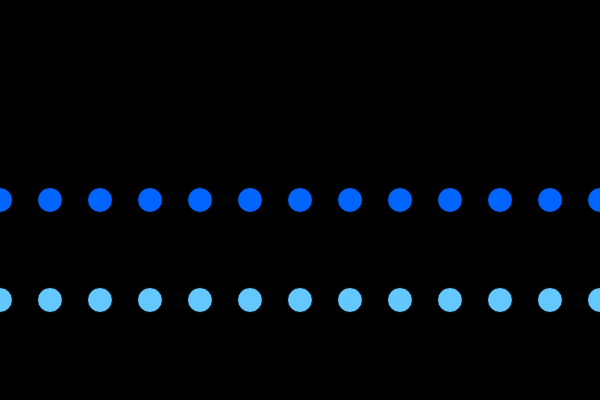
Frame 1 (no input)
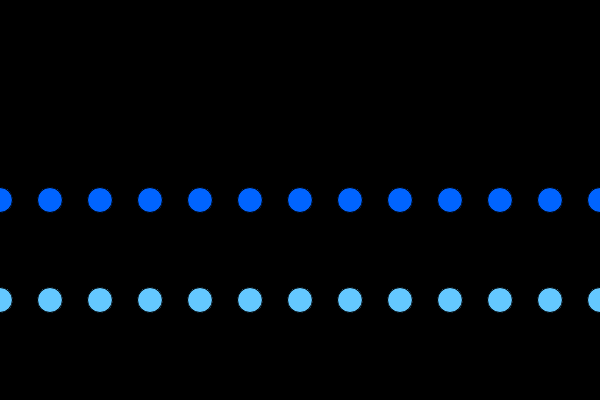
Frame 60 (no input)
Frame 120 (the mouse pressed at the canvas centre since frame 60): identical to frame 60, image omitted

The p5.js sketch that drew these frames (run headless with seeded random() and noise() and a simulated clock; from frame 60 on, the mouse is pressed at the canvas centre):

// p5.js sketch
// ── sketch.js
function setup() {
  createCanvas(600,400);
  background(0)
}

function draw() {
  
  var x = 0;
  //init
  
  while(x <= width) {
  //boolean test
  fill(0, 100, 255);
  ellipse(x, 200, 25, 25);
   x = x + 50;
   //incrementation
   
   //all together: for(var=0; x < width; x = x + 50);
  }
  
  for (var x = 0; x <= width; x = x + 50) {
  fill(100, 200, 255);
  ellipse(x, 300, 25, 25);
  }
}

//note: x=x+50 also equals x+=50
//x=x+1 also equals x++
